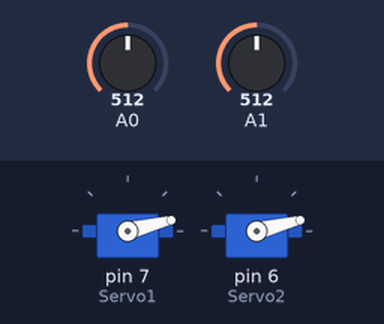
Simulated run of this sketch. Board: Arduino Uno, built with avr-gcc and run on an emulated ATmega328P. Shown: 2 × servo. The test bench sets the inputs (shaded band); at power-on: A0 = 512, A1 = 512.

Above: at 1.2 s.
1.3 s: A0 set to 710
At 2.3 s:
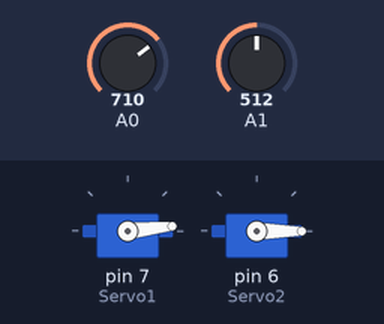
2.8 s: A1 set to 190
At 4.1 s:
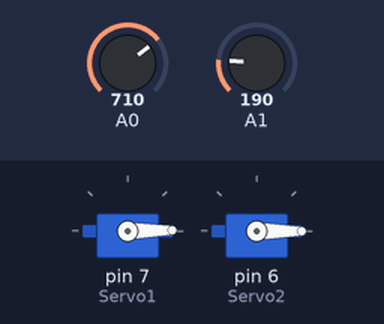
Timing chart, 0 to 5.8 s (numbered marks = the images above; inputs shaded):
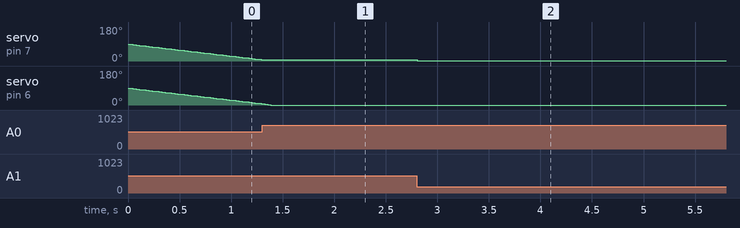

Measured:
- after the input at 1.3 s, servo on pin 7 (Servo1): stays 6° (without the input it goes to 4° after 0.02 s)
- after the input at 2.8 s, servo on pin 7 (Servo1): 6° → 1° at once

The sketch:

GRUA.ino
```cpp
// proyecto con servomotores
# include <Servo.h>

    //definicion de los servomotores
    Servo Servo1;
    Servo Servo2;

    int eje1=90; //90grados
    int eje2=90;

    void setup(){
        Servo1.attach(7); //donde van los pines
        Servo2.attach(6);

        Servo1.write(90);
        Servo2.write(90);
    }

    void loop(){
        //servo 1
//direccion 1
        if (analogRead (0) <200 && eje1 <180){
            eje1++;
            Servo1.write(eje1);
        }
        if(analogRead (0) <700 && eje1>0){
            eje1--;
            Servo1.write(eje1);
        }

        //servo 2
        //pin analogico 1

        if (analogRead (1) <200 && eje2 <180){
            eje2++;
            Servo1.write(eje2);
        }
        if(analogRead (1) <700 && eje2>0){
            eje2--;
            Servo2.write(eje2);
        }
        delay (15); // el bucle no corra tan rapido
    }
```
